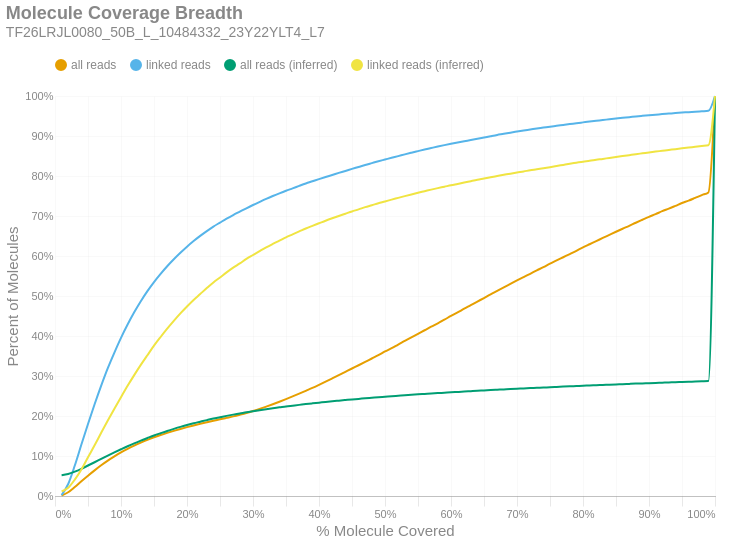

Notebook source saved alongside this figure:
### Markdown cell above
### Molecule Read Coverage
This chart shows molecule coverage breadth as computed by the number of bases aligned to that molecule. In other words, "*how much of each unique long molecule is actually sequenced/aligned?*" Keep in mind there is a distinction between sequences and alignments, since some sequences belonging to a particular molecule may not align well and wouldn't appear in the alignment data. This chart also shows molecule coverage breadth as computed by the *inferred fragment* from which the aligned sequences originate. Unlike read coverage, this calculation takes into account the total insert size, including unsequenced gaps between the forward and reverse reads. Like the previous figures, these are cumulative percents.

### Code cell
if SKIPLR:
    print_html(f"Skipped")
else:
    binned_df = consolidated_hist(valids['coverage_bp'], mask, 0.01, True)
    binned_df_inf = consolidated_hist(valids['coverage_inserts'], mask, 0.01, True)
    binned_df = binned_df.with_columns(pl.lit(binned_df_inf['all reads (cumsum)']).alias('all reads (inferred)'))
    binned_df = binned_df.with_columns(pl.lit(binned_df_inf['linked reads (cumsum)']).alias('linked reads (inferred)'))
    binned_df = binned_df.with_columns(
        (pl.col('bin').cast(pl.Float64) + 0.01).alias('right_edge')
    )

    with SafeRender(binned_df):
        (
            density_plot(binned_df, 'Molecule Coverage Breadth', samplename, 'molcov', ['all reads (inferred)','linked reads (inferred)'])
            .encode(
                #x=alt.X('bin:Q', title="% Molecule Covered").axis(format = '%').scale(padding=0),
                x=alt.X('right_edge:Q', title="% Molecule Covered").axis(format='%').scale(padding=0),
                y=alt.Y('value:Q', title='Percent of Molecules')
                    .axis(format='%')
                    .stack(False)
                    .scale(domainMin=0, padding=0),
                color=alt.Color("key:N").scale(domain = ["all reads", "linked reads", "all reads (inferred)", "linked reads (inferred)"]),
                tooltip = [
                    alt.Tooltip("key:N", title = "Data Type"),
                    alt.Tooltip("range_label:N", title="% Molecule Covered"),
                    alt.Tooltip("value:Q", format = ".2%", title="% Molecules")
                ]
            )
        ).display()

### Figure 1 — Vega-Lite specification as saved in the notebook (floating-point values rounded to 4 significant figures)
{"width": "container", "height": 400, "config": {"title": {"anchor": "start", "dy": -15, "fontSize": 18, "color": "#888888", "subtitleColor": "#888888", "subtitleFontSize": 14}, "arc": {"fill": "#0072B2"}, "axis": {"domainColor": "#888888", "domainWidth": 0.5, "gridWidth": 0.2, "grid": false, "titleFontWeight": 400, "titleFontSize": 15, "labelFontSize": 11, "labelColor": "#888888", "tickColor": "#888888", "tickWidth": 0.2, "titleColor": "#888888"}, "axisBand": {"grid": false}, "axisX": {"grid": true, "tickSize": 10, "domainCap": "round"}, "axisY": {"domain": false, "grid": true, "tickSize": 0, "domainCap": "round"}, "background": "transparent", "header": {"labelFontSize": 15, "labelColor": "#888888", "titleFontSize": 15, "titleFontWeight": 600, "titleColor": "#888888"}, "legend": {"labelFont": "sans-serif", "labelFontSize": 12, "labelColor": "#888888", "symbolSize": 100, "symbolType": "circle", "titleFontSize": 12, "titlePadding": 10, "titleColor": "#888888", "title": null, "orient": "top"}, "range": {"category": ["#E69F00", "#56B4E9", "#009E73", "#F0E442", "#0072B2", "#D55E00", "#CC79A7", "#000000"], "diverging": ["#cfe8f3", "#a2d4ec", "#73bfe2", "#46abdb", "#1696d2", "#12719e"]}, "area": {"fill": "#0072B2", "fillOpacity": 0.7, "line": true, "strokeOpacity": 0.7}, "line": {"color": "#0072B2", "stroke": "#0072B2", "strokeWidth": 2}, "trail": {"color": "#0072B2", "stroke": "#0072B2", "strokeWidth": 0, "size": 1}, "point": {"filled": true, "fillOpacity": 1.0, "size": 95}, "text": {"color": "#888888", "fontSize": 11, "align": "right", "fontWeight": 400, "size": 11}, "bar": {"fill": "#0072B2", "stroke": null}, "view": {"stroke": null, "continuousWidth": 660, "continuousHeight": 400}}, "data": {"name": "data-b910ecf8bacf709a9db12a4196e9735e"}, "mark": {"type": "line", "interpolate": "monotone", "point": {"opacity": 0, "size": 275}}, "encoding": {"color": {"field": "key", "scale": {"domain": ["all reads", "linked reads", "all reads (inferred)", "linked reads (inferred)"]}, "type": "nominal"}, "tooltip": [{"field": "key", "title": "Data Type", "type": "nominal"}, {"field": "range_label", "title": "% Molecule Covered", "type": "nominal"}, {"field": "value", "format": ".2%", "title": "% Molecules", "type": "quantitative"}], "x": {"axis": {"format": "%"}, "field": "right_edge", "scale": {"padding": 0}, "title": "% Molecule Covered", "type": "quantitative"}, "y": {"axis": {"format": "%"}, "field": "value", "scale": {"domainMin": 0, "padding": 0}, "stack": false, "title": "Percent of Molecules", "type": "quantitative"}}, "params": [{"name": "param_c36ac31b6afebe62", "select": {"type": "point", "fields": ["key"]}, "bind": "legend"}], "title": {"text": "Molecule Coverage Breadth", "subtitle": "TF26LRJL0080_50B_L_10484332_23Y22YLT4_L7"}, "transform": [{"fold": ["all reads (cumsum)", "linked reads (cumsum)", "all reads (inferred)", "linked reads (inferred)"]}, {"calculate": "replace(datum.key, ' (cumsum)', '')", "as": "key"}, {"filter": {"param": "param_c36ac31b6afebe62"}}], "usermeta": {"embedOptions": {"downloadFileName": "TF26LRJL0080_50B_L_10484332_23Y22YLT4_L7.molcov"}}, "$schema": "https://vega.github.io/schema/vega-lite/v6.4.1.json", "datasets": {"data-b910ecf8bacf709a9db12a4196e9735e": [{"bin": "0.0", "interval": "0.0-0.01", "all reads": 0.0009137, "linked reads": 0.002061, "all reads (cumsum)": 0.0009137, "linked reads (cumsum)": 0.002061, "range_label": "0.0-0.01", "all reads (inferred)": 0.05195, "linked reads (inferred)": 0.01151, "right_edge": 0.01}, {"bin": "0.01", "interval": "0.01-0.02", "all reads": 0.0085, "linked reads": 0.02786, "all reads (cumsum)": 0.009414, "linked reads (cumsum)": 0.02992, "range_label": "0.01-0.02", "all reads (inferred)": 0.05503, "linked reads (inferred)": 0.02084, "right_edge": 0.02}, {"bin": "0.02", "interval": "0.02-0.03", "all reads": 0.01314, "linked reads": 0.04622, "all reads (cumsum)": 0.02255, "linked reads (cumsum)": 0.07614, "range_label": "0.02-0.03", "all reads (inferred)": 0.06088, "linked reads (inferred)": 0.04109, "right_edge": 0.03}, {"bin": "0.03", "interval": "0.03-0.04", "all reads": 0.01436, "linked reads": 0.05247, "all reads (cumsum)": 0.03691, "linked reads (cumsum)": 0.1286, "range_label": "0.03-0.04", "all reads (inferred)": 0.06788, "linked reads (inferred)": 0.06642, "right_edge": 0.04}, {"bin": "0.04", "interval": "0.04-0.05", "all reads": 0.01391, "linked reads": 0.05136, "all reads (cumsum)": 0.05082, "linked reads (cumsum)": 0.18, "range_label": "0.04-0.05", "all reads (inferred)": 0.07621, "linked reads (inferred)": 0.09674, "right_edge": 0.05}, {"bin": "0.05", "interval": "0.05-0.06", "all reads": 0.01331, "linked reads": 0.0493, "all reads (cumsum)": 0.06414, "linked reads (cumsum)": 0.2293, "range_label": "0.05-0.06", "all reads (inferred)": 0.0844, "linked reads (inferred)": 0.127, "right_edge": 0.06}, {"bin": "0.06", "interval": "0.06-0.07", "all reads": 0.01259, "linked reads": 0.04667, "all reads (cumsum)": 0.07672, "linked reads (cumsum)": 0.2759, "range_label": "0.06-0.07", "all reads (inferred)": 0.09284, "linked reads (inferred)": 0.1581, "right_edge": 0.07}, {"bin": "0.07", "interval": "0.07-0.08", "all reads": 0.01171, "linked reads": 0.04366, "all reads (cumsum)": 0.08844, "linked reads (cumsum)": 0.3196, "range_label": "0.07-0.08", "all reads (inferred)": 0.1011, "linked reads (inferred)": 0.1887, "right_edge": 0.08}, {"bin": "0.08", "interval": "0.08-0.09", "all reads": 0.0105, "linked reads": 0.03909, "all reads (cumsum)": 0.09894, "linked reads (cumsum)": 0.3587, "range_label": "0.08-0.09", "all reads (inferred)": 0.1091, "linked reads (inferred)": 0.2183, "right_edge": 0.09}, {"bin": "0.09", "interval": "0.09-0.1", "all reads": 0.009853, "linked reads": 0.03674, "all reads (cumsum)": 0.1088, "linked reads (cumsum)": 0.3954, "range_label": "0.09-0.1", "all reads (inferred)": 0.1168, "linked reads (inferred)": 0.247, "right_edge": 0.1}, {"bin": "0.1", "interval": "0.1-0.11", "all reads": 0.008971, "linked reads": 0.03331, "all reads (cumsum)": 0.1178, "linked reads (cumsum)": 0.4287, "range_label": "0.1-0.11", "all reads (inferred)": 0.1244, "linked reads (inferred)": 0.2754, "right_edge": 0.11}, {"bin": "0.11", "interval": "0.11-0.12", "all reads": 0.008244, "linked reads": 0.0305, "all reads (cumsum)": 0.126, "linked reads (cumsum)": 0.4592, "range_label": "0.11-0.12", "all reads (inferred)": 0.1316, "linked reads (inferred)": 0.3023, "right_edge": 0.12}, {"bin": "0.12", "interval": "0.12-0.13", "all reads": 0.00752, "linked reads": 0.02768, "all reads (cumsum)": 0.1335, "linked reads (cumsum)": 0.4869, "range_label": "0.12-0.13", "all reads (inferred)": 0.1384, "linked reads (inferred)": 0.3277, "right_edge": 0.13}, {"bin": "0.13", "interval": "0.13-0.14", "all reads": 0.006923, "linked reads": 0.0253, "all reads (cumsum)": 0.1404, "linked reads (cumsum)": 0.5122, "range_label": "0.13-0.14", "all reads (inferred)": 0.1449, "linked reads (inferred)": 0.352, "right_edge": 0.14}, {"bin": "0.14", "interval": "0.14-0.15", "all reads": 0.006284, "linked reads": 0.02273, "all reads (cumsum)": 0.1467, "linked reads (cumsum)": 0.5349, "range_label": "0.14-0.15", "all reads (inferred)": 0.1512, "linked reads (inferred)": 0.3758, "right_edge": 0.15}, {"bin": "0.15", "interval": "0.15-0.16", "all reads": 0.005744, "linked reads": 0.02048, "all reads (cumsum)": 0.1525, "linked reads (cumsum)": 0.5554, "range_label": "0.15-0.16", "all reads (inferred)": 0.157, "linked reads (inferred)": 0.3975, "right_edge": 0.16}, {"bin": "0.16", "interval": "0.16-0.17", "all reads": 0.005351, "linked reads": 0.019, "all reads (cumsum)": 0.1578, "linked reads (cumsum)": 0.5744, "range_label": "0.16-0.17", "all reads (inferred)": 0.1626, "linked reads (inferred)": 0.4184, "right_edge": 0.17}, {"bin": "0.17", "interval": "0.17-0.18", "all reads": 0.005076, "linked reads": 0.01744, "all reads (cumsum)": 0.1629, "linked reads (cumsum)": 0.5919, "range_label": "0.17-0.18", "all reads (inferred)": 0.1678, "linked reads (inferred)": 0.4379, "right_edge": 0.18}, {"bin": "0.18", "interval": "0.18-0.19", "all reads": 0.004762, "linked reads": 0.0162, "all reads (cumsum)": 0.1677, "linked reads (cumsum)": 0.6081, "range_label": "0.18-0.19", "all reads (inferred)": 0.1728, "linked reads (inferred)": 0.4565, "right_edge": 0.19}, {"bin": "0.19", "interval": "0.19-0.2", "all reads": 0.004553, "linked reads": 0.01523, "all reads (cumsum)": 0.1722, "linked reads (cumsum)": 0.6233, "range_label": "0.19-0.2", "all reads (inferred)": 0.1775, "linked reads (inferred)": 0.4738, "right_edge": 0.2}, {"bin": "0.2", "interval": "0.2-0.21", "all reads": 0.004236, "linked reads": 0.01398, "all reads (cumsum)": 0.1765, "linked reads (cumsum)": 0.6373, "range_label": "0.2-0.21", "all reads (inferred)": 0.1818, "linked reads (inferred)": 0.4902, "right_edge": 0.21}, {"bin": "0.21", "interval": "0.21-0.22", "all reads": 0.004027, "linked reads": 0.01296, "all reads (cumsum)": 0.1805, "linked reads (cumsum)": 0.6503, "range_label": "0.21-0.22", "all reads (inferred)": 0.1858, "linked reads (inferred)": 0.505, "right_edge": 0.22}, {"bin": "0.22", "interval": "0.22-0.23", "all reads": 0.003854, "linked reads": 0.01205, "all reads (cumsum)": 0.1843, "linked reads (cumsum)": 0.6623, "range_label": "0.22-0.23", "all reads (inferred)": 0.1898, "linked reads (inferred)": 0.5197, "right_edge": 0.23}, {"bin": "0.23", "interval": "0.23-0.24", "all reads": 0.003762, "linked reads": 0.01124, "all reads (cumsum)": 0.1881, "linked reads (cumsum)": 0.6735, "range_label": "0.23-0.24", "all reads (inferred)": 0.1936, "linked reads (inferred)": 0.5338, "right_edge": 0.24}, {"bin": "0.24", "interval": "0.24-0.25", "all reads": 0.003573, "linked reads": 0.009982, "all reads (cumsum)": 0.1917, "linked reads (cumsum)": 0.6835, "range_label": "0.24-0.25", "all reads (inferred)": 0.1969, "linked reads (inferred)": 0.5463, "right_edge": 0.25}, {"bin": "0.25", "interval": "0.25-0.26", "all reads": 0.00368, "linked reads": 0.009862, "all reads (cumsum)": 0.1954, "linked reads (cumsum)": 0.6934, "range_label": "0.25-0.26", "all reads (inferred)": 0.2003, "linked reads (inferred)": 0.559, "right_edge": 0.26}, {"bin": "0.26", "interval": "0.26-0.27", "all reads": 0.003707, "linked reads": 0.009035, "all reads (cumsum)": 0.1991, "linked reads (cumsum)": 0.7024, "range_label": "0.26-0.27", "all reads (inferred)": 0.2034, "linked reads (inferred)": 0.5708, "right_edge": 0.27}, {"bin": "0.27", "interval": "0.27-0.28", "all reads": 0.004057, "linked reads": 0.008455, "all reads (cumsum)": 0.2031, "linked reads (cumsum)": 0.7109, "range_label": "0.27-0.28", "all reads (inferred)": 0.2063, "linked reads (inferred)": 0.5814, "right_edge": 0.28}, {"bin": "0.28", "interval": "0.28-0.29", "all reads": 0.004311, "linked reads": 0.008418, "all reads (cumsum)": 0.2074, "linked reads (cumsum)": 0.7193, "range_label": "0.28-0.29", "all reads (inferred)": 0.2093, "linked reads (inferred)": 0.5927, "right_edge": 0.29}, {"bin": "0.29", "interval": "0.29-0.3", "all reads": 0.004951, "linked reads": 0.00817, "all reads (cumsum)": 0.2124, "linked reads (cumsum)": 0.7275, "range_label": "0.29-0.3", "all reads (inferred)": 0.212, "linked reads (inferred)": 0.6025, "right_edge": 0.3}, {"bin": "0.3", "interval": "0.3-0.31", "all reads": 0.005293, "linked reads": 0.007778, "all reads (cumsum)": 0.2177, "linked reads (cumsum)": 0.7352, "range_label": "0.3-0.31", "all reads (inferred)": 0.2146, "linked reads (inferred)": 0.6122, "right_edge": 0.31}, {"bin": "0.31", "interval": "0.31-0.32", "all reads": 0.005822, "linked reads": 0.007598, "all reads (cumsum)": 0.2235, "linked reads (cumsum)": 0.7428, "range_label": "0.31-0.32", "all reads (inferred)": 0.2171, "linked reads (inferred)": 0.6217, "right_edge": 0.32}, {"bin": "0.32", "interval": "0.32-0.33", "all reads": 0.00597, "linked reads": 0.007146, "all reads (cumsum)": 0.2295, "linked reads (cumsum)": 0.75, "range_label": "0.32-0.33", "all reads (inferred)": 0.2195, "linked reads (inferred)": 0.6302, "right_edge": 0.33}, {"bin": "0.33", "interval": "0.33-0.34", "all reads": 0.006265, "linked reads": 0.00671, "all reads (cumsum)": 0.2357, "linked reads (cumsum)": 0.7567, "range_label": "0.33-0.34", "all reads (inferred)": 0.2217, "linked reads (inferred)": 0.6384, "right_edge": 0.34}, {"bin": "0.34", "interval": "0.34-0.35", "all reads": 0.00655, "linked reads": 0.006432, "all reads (cumsum)": 0.2423, "linked reads (cumsum)": 0.7631, "range_label": "0.34-0.35", "all reads (inferred)": 0.2239, "linked reads (inferred)": 0.6468, "right_edge": 0.35}, {"bin": "0.35", "interval": "0.35-0.36", "all reads": 0.006706, "linked reads": 0.006041, "all reads (cumsum)": 0.249, "linked reads (cumsum)": 0.7692, "range_label": "0.35-0.36", "all reads (inferred)": 0.2259, "linked reads (inferred)": 0.6541, "right_edge": 0.36}, {"bin": "0.36", "interval": "0.36-0.37", "all reads": 0.006917, "linked reads": 0.006161, "all reads (cumsum)": 0.2559, "linked reads (cumsum)": 0.7753, "range_label": "0.36-0.37", "all reads (inferred)": 0.2278, "linked reads (inferred)": 0.6614, "right_edge": 0.37}, {"bin": "0.37", "interval": "0.37-0.38", "all reads": 0.007104, "linked reads": 0.005965, "all reads (cumsum)": 0.263, "linked reads (cumsum)": 0.7813, "range_label": "0.37-0.38", "all reads (inferred)": 0.2298, "linked reads (inferred)": 0.6687, "right_edge": 0.38}, {"bin": "0.38", "interval": "0.38-0.39", "all reads": 0.007126, "linked reads": 0.005424, "all reads (cumsum)": 0.2701, "linked reads (cumsum)": 0.7867, "range_label": "0.38-0.39", "all reads (inferred)": 0.2316, "linked reads (inferred)": 0.6753, "right_edge": 0.39}, {"bin": "0.39", "interval": "0.39-0.4", "all reads": 0.007686, "linked reads": 0.005439, "all reads (cumsum)": 0.2778, "linked reads (cumsum)": 0.7922, "range_label": "0.39-0.4", "all reads (inferred)": 0.2334, "linked reads (inferred)": 0.6818, "right_edge": 0.4}, {"bin": "0.4", "interval": "0.4-0.41", "all reads": 0.00793, "linked reads": 0.005296, "all reads (cumsum)": 0.2857, "linked reads (cumsum)": 0.7975, "range_label": "0.4-0.41", "all reads (inferred)": 0.2351, "linked reads (inferred)": 0.6882, "right_edge": 0.41}, {"bin": "0.41", "interval": "0.41-0.42", "all reads": 0.00816, "linked reads": 0.00504, "all reads (cumsum)": 0.2939, "linked reads (cumsum)": 0.8025, "range_label": "0.41-0.42", "all reads (inferred)": 0.2368, "linked reads (inferred)": 0.6943, "right_edge": 0.42}, {"bin": "0.42", "interval": "0.42-0.43", "all reads": 0.008268, "linked reads": 0.005221, "all reads (cumsum)": 0.3022, "linked reads (cumsum)": 0.8077, "range_label": "0.42-0.43", "all reads (inferred)": 0.2383, "linked reads (inferred)": 0.7001, "right_edge": 0.43}, {"bin": "0.43", "interval": "0.43-0.44", "all reads": 0.008326, "linked reads": 0.004957, "all reads (cumsum)": 0.3105, "linked reads (cumsum)": 0.8127, "range_label": "0.43-0.44", "all reads (inferred)": 0.2399, "linked reads (inferred)": 0.7058, "right_edge": 0.44}, {"bin": "0.44", "interval": "0.44-0.45", "all reads": 0.008289, "linked reads": 0.005033, "all reads (cumsum)": 0.3188, "linked reads (cumsum)": 0.8177, "range_label": "0.44-0.45", "all reads (inferred)": 0.2414, "linked reads (inferred)": 0.7114, "right_edge": 0.45}, {"bin": "0.45", "interval": "0.45-0.46", "all reads": 0.008067, "linked reads": 0.00492, "all reads (cumsum)": 0.3269, "linked reads (cumsum)": 0.8226, "range_label": "0.45-0.46", "all reads (inferred)": 0.2428, "linked reads (inferred)": 0.7166, "right_edge": 0.46}, {"bin": "0.46", "interval": "0.46-0.47", "all reads": 0.008352, "linked reads": 0.004972, "all reads (cumsum)": 0.3352, "linked reads (cumsum)": 0.8276, "range_label": "0.46-0.47", "all reads (inferred)": 0.2443, "linked reads (inferred)": 0.7222, "right_edge": 0.47}, {"bin": "0.47", "interval": "0.47-0.48", "all reads": 0.008545, "linked reads": 0.004626, "all reads (cumsum)": 0.3438, "linked reads (cumsum)": 0.8322, "range_label": "0.47-0.48", "all reads (inferred)": 0.2456, "linked reads (inferred)": 0.7269, "right_edge": 0.48}, {"bin": "0.48", "interval": "0.48-0.49", "all reads": 0.008258, "linked reads": 0.004596, "all reads (cumsum)": 0.352, "linked reads (cumsum)": 0.8368, "range_label": "0.48-0.49", "all reads (inferred)": 0.2469, "linked reads (inferred)": 0.7318, "right_edge": 0.49}, {"bin": "0.49", "interval": "0.49-0.5", "all reads": 0.009332, "linked reads": 0.004318, "all reads (cumsum)": 0.3613, "linked reads (cumsum)": 0.8411, "range_label": "0.49-0.5", "all reads (inferred)": 0.2482, "linked reads (inferred)": 0.7363, "right_edge": 0.5}, {"bin": "0.5", "interval": "0.5-0.51", "all reads": 0.00818, "linked reads": 0.004333, "all reads (cumsum)": 0.3695, "linked reads (cumsum)": 0.8455, "range_label": "0.5-0.51", "all reads (inferred)": 0.2494, "linked reads (inferred)": 0.7409, "right_edge": 0.51}, {"bin": "0.51", "interval": "0.51-0.52", "all reads": 0.009193, "linked reads": 0.00422, "all reads (cumsum)": 0.3787, "linked reads (cumsum)": 0.8497, "range_label": "0.51-0.52", "all reads (inferred)": 0.2506, "linked reads (inferred)": 0.7453, "right_edge": 0.52}, {"bin": "0.52", "interval": "0.52-0.53", "all reads": 0.008836, "linked reads": 0.004386, "all reads (cumsum)": 0.3875, "linked reads (cumsum)": 0.8541, "range_label": "0.52-0.53", "all reads (inferred)": 0.2518, "linked reads (inferred)": 0.7497, "right_edge": 0.53}, {"bin": "0.53", "interval": "0.53-0.54", "all reads": 0.008959, "linked reads": 0.004115, "all reads (cumsum)": 0.3965, "linked reads (cumsum)": 0.8582, "range_label": "0.53-0.54", "all reads (inferred)": 0.253, "linked reads (inferred)": 0.754, "right_edge": 0.54}, {"bin": "0.54", "interval": "0.54-0.55", "all reads": 0.008945, "linked reads": 0.003994, "all reads (cumsum)": 0.4055, "linked reads (cumsum)": 0.8622, "range_label": "0.54-0.55", "all reads (inferred)": 0.2541, "linked reads (inferred)": 0.7581, "right_edge": 0.55}, {"bin": "0.55", "interval": "0.55-0.56", "all reads": 0.008928, "linked reads": 0.003972, "all reads (cumsum)": 0.4144, "linked reads (cumsum)": 0.8662, "range_label": "0.55-0.56", "all reads (inferred)": 0.2551, "linked reads (inferred)": 0.762, "right_edge": 0.56}, {"bin": "0.56", "interval": "0.56-0.57", "all reads": 0.008937, "linked reads": 0.003731, "all reads (cumsum)": 0.4233, "linked reads (cumsum)": 0.8699, "range_label": "0.56-0.57", "all reads (inferred)": 0.2562, "linked reads (inferred)": 0.7659, "right_edge": 0.57}, {"bin": "0.57", "interval": "0.57-0.58", "all reads": 0.008471, "linked reads": 0.003709, "all reads (cumsum)": 0.4318, "linked reads (cumsum)": 0.8736, "range_label": "0.57-0.58", "all reads (inferred)": 0.2572, "linked reads (inferred)": 0.7696, "right_edge": 0.58}, {"bin": "0.58", "interval": "0.58-0.59", "all reads": 0.009056, "linked reads": 0.003573, "all reads (cumsum)": 0.4408, "linked reads (cumsum)": 0.8772, "range_label": "0.58-0.59", "all reads (inferred)": 0.2582, "linked reads (inferred)": 0.7732, "right_edge": 0.59}, {"bin": "0.59", "interval": "0.59-0.6", "all reads": 0.009345, "linked reads": 0.003475, "all reads (cumsum)": 0.4502, "linked reads (cumsum)": 0.8806, "range_label": "0.59-0.6", "all reads (inferred)": 0.2592, "linked reads (inferred)": 0.7768, "right_edge": 0.6}, {"bin": "0.6", "interval": "0.6-0.61", "all reads": 0.008768, "linked reads": 0.00331, "all reads (cumsum)": 0.459, "linked reads (cumsum)": 0.884, "range_label": "0.6-0.61", "all reads (inferred)": 0.2601, "linked reads (inferred)": 0.7801, "right_edge": 0.61}, {"bin": "0.61", "interval": "0.61-0.62", "all reads": 0.009281, "linked reads": 0.003062, "all reads (cumsum)": 0.4682, "linked reads (cumsum)": 0.887, "range_label": "0.61-0.62", "all reads (inferred)": 0.2611, "linked reads (inferred)": 0.7835, "right_edge": 0.62}, {"bin": "0.62", "interval": "0.62-0.63", "all reads": 0.00884, "linked reads": 0.002859, "all reads (cumsum)": 0.4771, "linked reads (cumsum)": 0.8899, "range_label": "0.62-0.63", "all reads (inferred)": 0.2621, "linked reads (inferred)": 0.7871, "right_edge": 0.63}, {"bin": "0.63", "interval": "0.63-0.64", "all reads": 0.009019, "linked reads": 0.003114, "all reads (cumsum)": 0.4861, "linked reads (cumsum)": 0.893, "range_label": "0.63-0.64", "all reads (inferred)": 0.2631, "linked reads (inferred)": 0.7906, "right_edge": 0.64}, {"bin": "0.64", "interval": "0.64-0.65", "all reads": 0.008861, "linked reads": 0.003272, "all reads (cumsum)": 0.495, "linked reads (cumsum)": 0.8963, "range_label": "0.64-0.65", "all reads (inferred)": 0.2639, "linked reads (inferred)": 0.7937, "right_edge": 0.65}, {"bin": "0.65", "interval": "0.65-0.66", "all reads": 0.009197, "linked reads": 0.00325, "all reads (cumsum)": 0.5042, "linked reads (cumsum)": 0.8995, "range_label": "0.65-0.66", "all reads (inferred)": 0.2648, "linked reads (inferred)": 0.797, "right_edge": 0.66}, {"bin": "0.66", "interval": "0.66-0.67", "all reads": 0.008582, "linked reads": 0.003137, "all reads (cumsum)": 0.5127, "linked reads (cumsum)": 0.9027, "range_label": "0.66-0.67", "all reads (inferred)": 0.2657, "linked reads (inferred)": 0.7999, "right_edge": 0.67}, {"bin": "0.67", "interval": "0.67-0.68", "all reads": 0.008625, "linked reads": 0.002761, "all reads (cumsum)": 0.5214, "linked reads (cumsum)": 0.9054, "range_label": "0.67-0.68", "all reads (inferred)": 0.2665, "linked reads (inferred)": 0.8029, "right_edge": 0.68}, {"bin": "0.68", "interval": "0.68-0.69", "all reads": 0.008742, "linked reads": 0.002971, "all reads (cumsum)": 0.5301, "linked reads (cumsum)": 0.9084, "range_label": "0.68-0.69", "all reads (inferred)": 0.2674, "linked reads (inferred)": 0.8059, "right_edge": 0.69}, {"bin": "0.69", "interval": "0.69-0.7", "all reads": 0.008705, "linked reads": 0.002716, "all reads (cumsum)": 0.5388, "linked reads (cumsum)": 0.9111, "range_label": "0.69-0.7", "all reads (inferred)": 0.2682, "linked reads (inferred)": 0.8087, "right_edge": 0.7}, {"bin": "0.7", "interval": "0.7-0.71", "all reads": 0.008426, "linked reads": 0.002671, "all reads (cumsum)": 0.5472, "linked reads (cumsum)": 0.9138, "range_label": "0.7-0.71", "all reads (inferred)": 0.2689, "linked reads (inferred)": 0.8113, "right_edge": 0.71}, {"bin": "0.71", "interval": "0.71-0.72", "all reads": 0.008309, "linked reads": 0.002407, "all reads (cumsum)": 0.5555, "linked reads (cumsum)": 0.9162, "range_label": "0.71-0.72", "all reads (inferred)": 0.2697, "linked reads (inferred)": 0.8143, "right_edge": 0.72}, {"bin": "0.72", "interval": "0.72-0.73", "all reads": 0.008424, "linked reads": 0.00249, "all reads (cumsum)": 0.564, "linked reads (cumsum)": 0.9187, "range_label": "0.72-0.73", "all reads (inferred)": 0.2704, "linked reads (inferred)": 0.8169, "right_edge": 0.73}, {"bin": "0.73", "interval": "0.73-0.74", "all reads": 0.008237, "linked reads": 0.002302, "all reads (cumsum)": 0.5722, "linked reads (cumsum)": 0.921, "range_label": "0.73-0.74", "all reads (inferred)": 0.2712, "linked reads (inferred)": 0.8196, "right_edge": 0.74}, {"bin": "0.74", "interval": "0.74-0.75", "all reads": 0.008738, "linked reads": 0.002392, "all reads (cumsum)": 0.5809, "linked reads (cumsum)": 0.9234, "range_label": "0.74-0.75", "all reads (inferred)": 0.2719, "linked reads (inferred)": 0.8221, "right_edge": 0.75}, {"bin": "0.75", "interval": "0.75-0.76", "all reads": 0.007903, "linked reads": 0.002106, "all reads (cumsum)": 0.5888, "linked reads (cumsum)": 0.9255, "range_label": "0.75-0.76", "all reads (inferred)": 0.2727, "linked reads (inferred)": 0.8249, "right_edge": 0.76}, {"bin": "0.76", "interval": "0.76-0.77", "all reads": 0.008045, "linked reads": 0.002197, "all reads (cumsum)": 0.5969, "linked reads (cumsum)": 0.9277, "range_label": "0.76-0.77", "all reads (inferred)": 0.2735, "linked reads (inferred)": 0.8278, "right_edge": 0.77}, {"bin": "0.77", "interval": "0.77-0.78", "all reads": 0.008028, "linked reads": 0.002167, "all reads (cumsum)": 0.6049, "linked reads (cumsum)": 0.9298, "range_label": "0.77-0.78", "all reads (inferred)": 0.2743, "linked reads (inferred)": 0.8306, "right_edge": 0.78}, {"bin": "0.78", "interval": "0.78-0.79", "all reads": 0.008094, "linked reads": 0.002046, "all reads (cumsum)": 0.613, "linked reads (cumsum)": 0.9319, "range_label": "0.78-0.79", "all reads (inferred)": 0.275, "linked reads (inferred)": 0.8332, "right_edge": 0.79}, {"bin": "0.79", "interval": "0.79-0.8", "all reads": 0.008602, "linked reads": 0.002197, "all reads (cumsum)": 0.6216, "linked reads (cumsum)": 0.9341, "range_label": "0.79-0.8", "all reads (inferred)": 0.2757, "linked reads (inferred)": 0.8358, "right_edge": 0.8}, {"bin": "0.8", "interval": "0.8-0.81", "all reads": 0.007819, "linked reads": 0.002204, "all reads (cumsum)": 0.6294, "linked reads (cumsum)": 0.9363, "range_label": "0.8-0.81", "all reads (inferred)": 0.2763, "linked reads (inferred)": 0.8379, "right_edge": 0.81}, {"bin": "0.81", "interval": "0.81-0.82", "all reads": 0.007723, "linked reads": 0.001926, "all reads (cumsum)": 0.6372, "linked reads (cumsum)": 0.9382, "range_label": "0.81-0.82", "all reads (inferred)": 0.277, "linked reads (inferred)": 0.8405, "right_edge": 0.82}, {"bin": "0.82", "interval": "0.82-0.83", "all reads": 0.007981, "linked reads": 0.001723, "all reads (cumsum)": 0.6451, "linked reads (cumsum)": 0.9399, "range_label": "0.82-0.83", "all reads (inferred)": 0.2777, "linked reads (inferred)": 0.8428, "right_edge": 0.83}, {"bin": "0.83", "interval": "0.83-0.84", "all reads": 0.007756, "linked reads": 0.002016, "all reads (cumsum)": 0.6529, "linked reads (cumsum)": 0.9419, "range_label": "0.83-0.84", "all reads (inferred)": 0.2784, "linked reads (inferred)": 0.8453, "right_edge": 0.84}, {"bin": "0.84", "interval": "0.84-0.85", "all reads": 0.007741, "linked reads": 0.001753, "all reads (cumsum)": 0.6606, "linked reads (cumsum)": 0.9437, "range_label": "0.84-0.85", "all reads (inferred)": 0.279, "linked reads (inferred)": 0.8476, "right_edge": 0.85}, {"bin": "0.85", "interval": "0.85-0.86", "all reads": 0.007518, "linked reads": 0.001745, "all reads (cumsum)": 0.6682, "linked reads (cumsum)": 0.9454, "range_label": "0.85-0.86", "all reads (inferred)": 0.2796, "linked reads (inferred)": 0.8497, "right_edge": 0.86}, {"bin": "0.86", "interval": "0.86-0.87", "all reads": 0.007278, "linked reads": 0.00164, "all reads (cumsum)": 0.6754, "linked reads (cumsum)": 0.9471, "range_label": "0.86-0.87", "all reads (inferred)": 0.2803, "linked reads (inferred)": 0.8521, "right_edge": 0.87}, {"bin": "0.87", "interval": "0.87-0.88", "all reads": 0.007721, "linked reads": 0.001783, "all reads (cumsum)": 0.6832, "linked reads (cumsum)": 0.9489, "range_label": "0.87-0.88", "all reads (inferred)": 0.2809, "linked reads (inferred)": 0.8546, "right_edge": 0.88}, {"bin": "0.88", "interval": "0.88-0.89", "all reads": 0.007417, "linked reads": 0.00155, "all reads (cumsum)": 0.6906, "linked reads (cumsum)": 0.9504, "range_label": "0.88-0.89", "all reads (inferred)": 0.2815, "linked reads (inferred)": 0.8567, "right_edge": 0.89}, {"bin": "0.89", "interval": "0.89-0.9", "all reads": 0.007339, "linked reads": 0.001474, "all reads (cumsum)": 0.6979, "linked reads (cumsum)": 0.9519, "range_label": "0.89-0.9", "all reads (inferred)": 0.2821, "linked reads (inferred)": 0.8589, "right_edge": 0.9}, {"bin": "0.9", "interval": "0.9-0.91", "all reads": 0.006651, "linked reads": 0.001354, "all reads (cumsum)": 0.7046, "linked reads (cumsum)": 0.9532, "range_label": "0.9-0.91", "all reads (inferred)": 0.2827, "linked reads (inferred)": 0.861, "right_edge": 0.91}, {"bin": "0.91", "interval": "0.91-0.92", "all reads": 0.007454, "linked reads": 0.001459, "all reads (cumsum)": 0.712, "linked reads (cumsum)": 0.9547, "range_label": "0.91-0.92", "all reads (inferred)": 0.2833, "linked reads (inferred)": 0.863, "right_edge": 0.92}, {"bin": "0.92", "interval": "0.92-0.93", "all reads": 0.006382, "linked reads": 0.001316, "all reads (cumsum)": 0.7184, "linked reads (cumsum)": 0.956, "range_label": "0.92-0.93", "all reads (inferred)": 0.2838, "linked reads (inferred)": 0.8651, "right_edge": 0.93}, {"bin": "0.93", "interval": "0.93-0.94", "all reads": 0.006954, "linked reads": 0.001347, "all reads (cumsum)": 0.7253, "linked reads (cumsum)": 0.9574, "range_label": "0.93-0.94", "all reads (inferred)": 0.2844, "linked reads (inferred)": 0.8671, "right_edge": 0.94}, {"bin": "0.94", "interval": "0.94-0.95", "all reads": 0.007093, "linked reads": 0.001196, "all reads (cumsum)": 0.7324, "linked reads (cumsum)": 0.9586, "range_label": "0.94-0.95", "all reads (inferred)": 0.285, "linked reads (inferred)": 0.8692, "right_edge": 0.95}, {"bin": "0.95", "interval": "0.95-0.96", "all reads": 0.006025, "linked reads": 0.001068, "all reads (cumsum)": 0.7385, "linked reads (cumsum)": 0.9596, "range_label": "0.95-0.96", "all reads (inferred)": 0.2856, "linked reads (inferred)": 0.8712, "right_edge": 0.96}, {"bin": "0.96", "interval": "0.96-0.97", "all reads": 0.006927, "linked reads": 0.001211, "all reads (cumsum)": 0.7454, "linked reads (cumsum)": 0.9608, "range_label": "0.96-0.97", "all reads (inferred)": 0.2861, "linked reads (inferred)": 0.873, "right_edge": 0.97}, {"bin": "0.97", "interval": "0.97-0.98", "all reads": 0.006975, "linked reads": 0.001061, "all reads (cumsum)": 0.7524, "linked reads (cumsum)": 0.9619, "range_label": "0.97-0.98", "all reads (inferred)": 0.2867, "linked reads (inferred)": 0.875, "right_edge": 0.98}, {"bin": "0.98", "interval": "0.98-0.99", "all reads": 0.006583, "linked reads": 0.001061, "all reads (cumsum)": 0.759, "linked reads (cumsum)": 0.963, "range_label": "0.98-0.99", "all reads (inferred)": 0.2874, "linked reads (inferred)": 0.877, "right_edge": 0.99}, {"bin": "0.99", "interval": "0.99-1.0", "all reads": 0.241, "linked reads": 0.03704, "all reads (cumsum)": 1.0, "linked reads (cumsum)": 1.0, "range_label": "0.99-1.0", "all reads (inferred)": 1.0, "linked reads (inferred)": 1.0, "right_edge": 1.0}]}}
